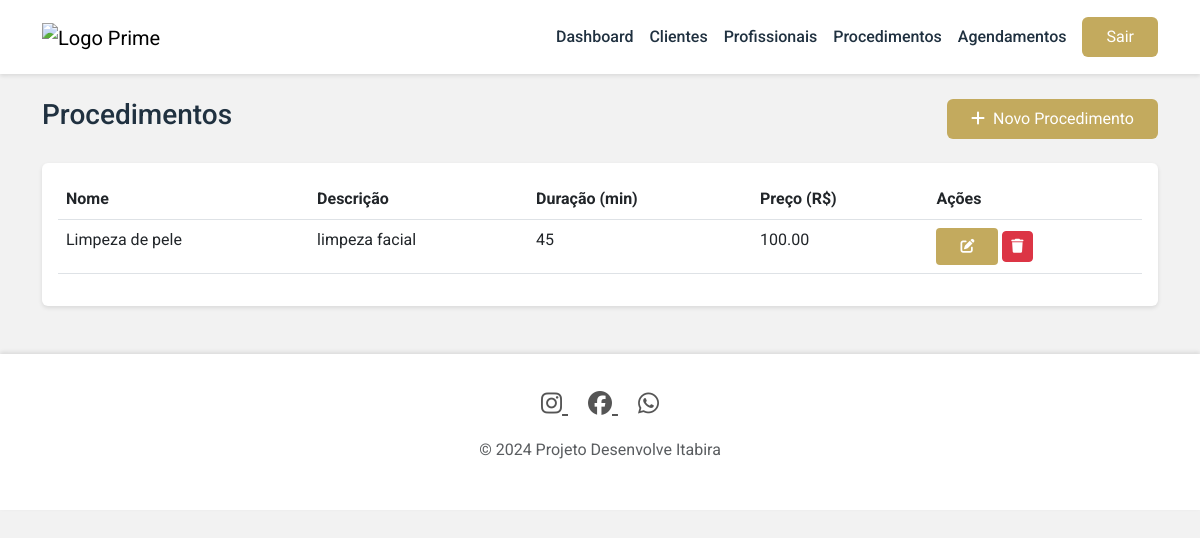
The page /procedures (signed in) on the database as committed earlier.
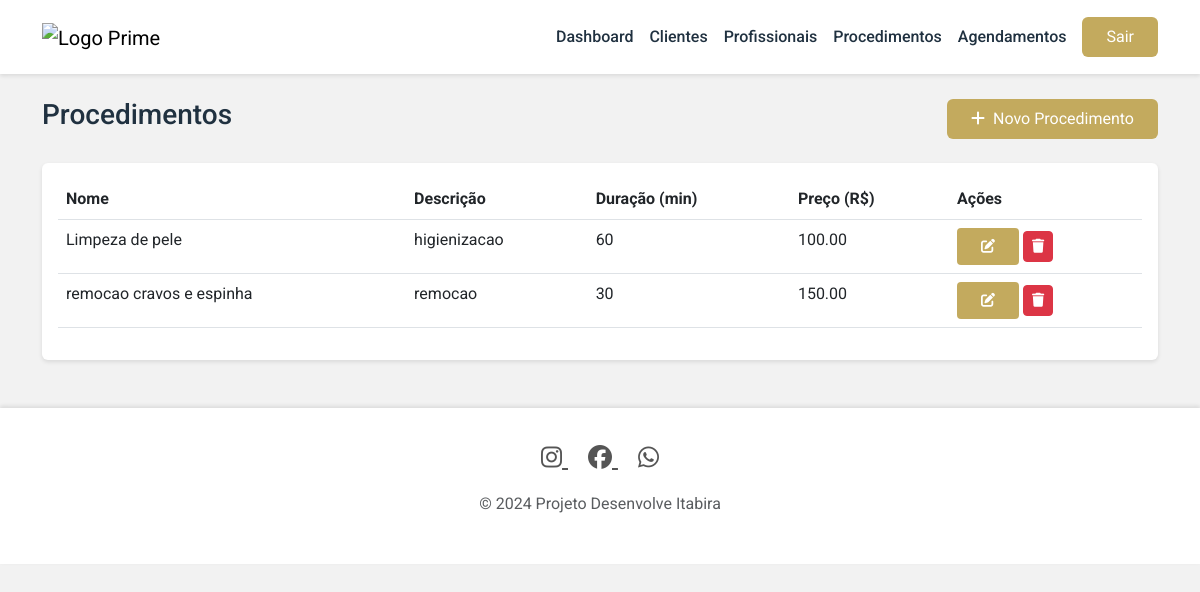
The same page on the database as committed later.
### models.py (models this page shows)
class Procedure(db.Model):
    id = db.Column(db.Integer, primary_key=True)
    name = db.Column(db.String(100), nullable=False)
    description = db.Column(db.Text)
    duration = db.Column(db.Integer)  # duração em minutos
    price = db.Column(db.Float)
    appointments = db.relationship('Appointment', backref='procedure', lazy=True)

### routes.py (the view)
@app.route('/procedures')
@login_required
def procedures():
    procedures = Procedure.query.all()
    return render_template('procedures.html', procedures=procedures)

### routes.py (called while the page is built)
@login_manager.user_loader
def load_user(user_id):
    return User.query.get(int(user_id))

### templates/procedures.html (shortened to what this page needs)
{% extends "base.html" %}
{% block content %}
<div class="d-flex justify-content-between align-items-center mb-4">
    <h1 class="h3" style="color: var(--prime-text);">Procedimentos</h1>
    <button class="btn btn-prime" data-bs-toggle="modal" data-bs-target="#addProcedureModal">
        <i class="fas fa-plus me-2"></i>Novo Procedimento
    </button>
</div>
<div class="card">
    <div class="card-body">
        <div class="table-responsive">
            <table class="table table-hover">
                <thead>
                    <tr>
                        <th>Nome</th>
                        <th>Descrição</th>
                        <th>Duração (min)</th>
                        <th>Preço (R$)</th>
                        <th>Ações</th>
                    </tr>
                </thead>
                <tbody>
                    {% for procedure in procedures %}
                    <tr>
                        <td>{{ procedure.name }}</td>
                        <td>{{ procedure.description }}</td>
                        <td>{{ procedure.duration }}</td>
                        <td>{{ "%.2f"|format(procedure.price) }}</td>
                        <td>
                            <button class="btn btn-sm btn-prime" onclick="editProcedure({{ procedure.id }})">
                                <i class="fas fa-edit"></i>
                            </button>
                            <button class="btn btn-sm btn-danger" onclick="deleteProcedure({{ procedure.id }})">
                                <i class="fas fa-trash"></i>
                            </button>
                        </td>
                    </tr>
                    {% endfor %}
                </tbody>
            </table>
        </div>
    </div>
</div>
{% endblock %}

Rows that differ between the two databases and show on the page:
changed Procedure "Limpeza de pele": description "limpeza facial" → "higienizacao"; duration "45" → "60"
added Procedure: name "remocao cravos e espinha", description "remocao", duration "30", price "150.00"
